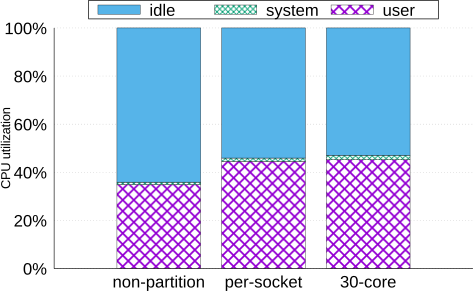

This chart was generated by the following gnuplot code:
set font "arial,12" 
set border 3 front lt black linewidth 0.500 dashtype solid
set boxwidth 0.80 absolute
set style fill   pattern 1 border lt -1
#set style fill  solid 1.00 border lt -1
set grid nopolar
set grid noxtics nomxtics ytics nomytics noztics nomztics \
 nox2tics nomx2tics noy2tics nomy2tics nocbtics nomcbtics
set grid layerdefault   lt 0 linewidth 0.600,  lt 0 linewidth 0.600
set key above horizontal Left reverse enhanced autotitle columnhead box lt black linewidth 2.000 dashtype solid font "arial,18" 
set style histogram columnstacked title textcolor lt 1 
set datafile missing '-'
set style data histograms
set xtics border in scale 1,0.5 nomirror norotate font "arial,18" autojustify
#set xtics rotate by -45
set xtics  norangelimit
set xtics   ()
set ytics border in scale 0,0 mirror norotate  autojustify font "arial,18"
set ylabel "CPU utilization"  font "arial,14"
set ztics border in scale 0,0 nomirror norotate  autojustify
set cbtics border in scale 0,0 mirror norotate  autojustify
set rtics axis in scale 0,0 nomirror norotate  autojustify
set paxis 1 tics border in scale 0,0 nomirror norotate  autojustify
set paxis 1 tics autofreq  rangelimit
set paxis 2 tics border in scale 0,0 nomirror norotate  autojustify
set paxis 2 tics autofreq  rangelimit
set paxis 3 tics border in scale 0,0 nomirror norotate  autojustify
set paxis 3 tics autofreq  rangelimit
set paxis 4 tics border in scale 0,0 nomirror norotate  autojustify
set paxis 4 tics autofreq  rangelimit
set paxis 5 tics border in scale 0,0 nomirror norotate  autojustify
set paxis 5 tics autofreq  rangelimit
set paxis 6 tics border in scale 0,0 nomirror norotate  autojustify
set paxis 6 tics autofreq  rangelimit
set paxis 7 tics border in scale 0,0 nomirror norotate  autojustify
set paxis 7 tics autofreq  rangelimit
#set yrange [ 0.00 : * ] noreverse nowriteback
x = 0.0
i = 20

set yrange [0:100] 
set format y '%2.0f%%

set output 'wc_cpuutils_docker.eps'
set term eps
plot './data/wc_cpuutils_docker.data' using 2 ti col, '' using 3 ti col, '' \
		using 4 ti col, '' using 5 ti col, '' using 6:key(1) ti col
